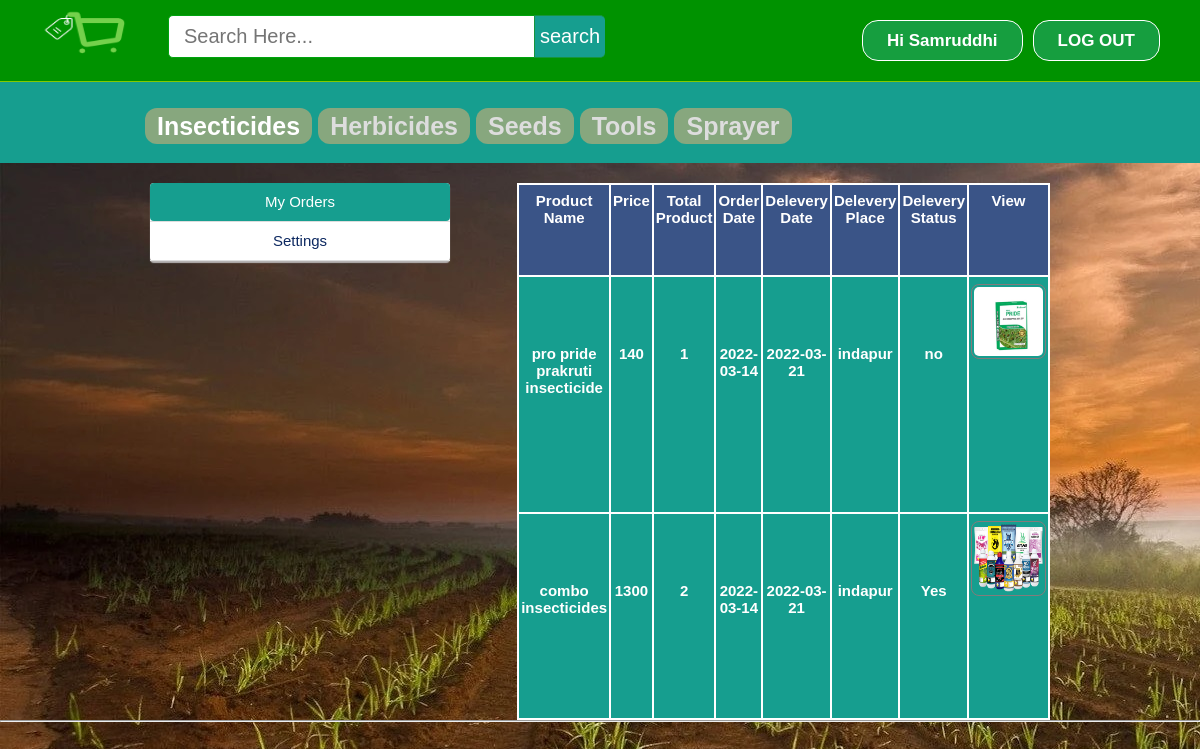
The page /profile.php?uid=1 (signed in) on the database its author committed.
### tables this page shows
CREATE TABLE `user` (
  `id` int(11) NOT NULL,
  `firstName` varchar(25) NOT NULL,
  `lastName` varchar(25) NOT NULL,
  `email` varchar(100) NOT NULL,
  `mobile` varchar(20) NOT NULL,
  `address` varchar(120) NOT NULL,
  `password` varchar(100) NOT NULL,
  `confirmCode` varchar(10) NOT NULL,
  `activation` varchar(10) NOT NULL DEFAULT 'no'
);

CREATE TABLE `orders` (
  `id` int(11) NOT NULL,
  `uid` int(11) NOT NULL,
  `pid` int(11) NOT NULL,
  `quantity` int(11) NOT NULL,
  `oplace` text NOT NULL,
  `mobile` varchar(15) NOT NULL,
  `dstatus` varchar(10) NOT NULL DEFAULT 'no',
  `odate` date NOT NULL,
  `ddate` date NOT NULL
);

CREATE TABLE `products` (
  `id` int(11) NOT NULL,
  `pName` varchar(100) NOT NULL,
  `price` int(11) NOT NULL,
  `description` text NOT NULL,
  `available` int(11) NOT NULL,
  `category` varchar(100) NOT NULL,
  `type` varchar(100) NOT NULL,
  `item` varchar(100) NOT NULL,
  `pCode` varchar(20) NOT NULL,
  `picture` text NOT NULL
);

### profile.php (the view, shortened to what this page needs)
<?php include("inc/connect.inc.php"); ?>
<?php
if (!isset($_SESSION['user_login'])) {
	header("location: login.php");
} else {
	$user = $_SESSION['user_login'];
	$result = mysqli_query($mysqlCon, "SELECT * FROM user WHERE id='$user'");
	$get_user_email = mysqli_fetch_assoc($result);
	$uname_db = $get_user_email['firstName'];
}
$search_value = "";
?>
<!DOCTYPE html>
<html>
<head>
	<link rel="stylesheet" type="text/css" href="css/style.css">
</head>
<body style="background-image: url(image/homebackgrndimg1.png);">
	<div class="homepageheader">
		<div class="signinButton loginButton">
			<div class="uiloginbutton signinButton loginButton" style="margin-right: 40px;">
				<?php
				if ($user != "") {
					echo '<a style="text-decoration: none; color: #fff;" href="logout.php">LOG OUT</a>';
				} else {
					echo '<a style="text-decoration: none; color: #fff;" href="signin.php">SIGN IN</a>';
				}
				?>
			</div>
			<div class="uiloginbutton signinButton loginButton">
				<?php
				if ($user != "") {
					echo '<a style="text-decoration: none; color: #fff;" href="profile.php?uid=' . $user . '">Hi ' . $uname_db . '</a>';
				} else {
					echo '<a style="text-decoration: none; color: #fff;" href="login.php">LOG IN</a>';
				}
				?>
			</div>
		</div>
		<div style="float: left; margin: 5px 0px 0px 23px;">
			<a href="index.php">
				<img style=" height: 75px; width: 130px;" src="image/ebuybdlogo.png">
			</a>
		</div>
		<div id="srcheader">
			<form id="newsearch" method="get" action="search.php">
				<?php
				echo '<input autocomplete="off" type="text" class="srctextinput" name="keywords" size="21" maxlength="120"  placeholder="Search Here..." value="' . $search_value . '"><input autocomplete="off" type="submit" value="search" class="srcbutton" >';
				?>
			</form>
		</div>
	</div>
	<div class="categolis">
		<table>
			<tr>
				<th><a href="category/insecticides.php" style="text-decoration: none;color: #fff;padding: 4px 12px;background-color: #87a77e;border-radius: 12px;">Insecticides</a></th>
				<th><a href="category/herbicides.php" style="text-decoration: none;color: #ddd;padding: 4px 12px;background-color: #87a77e;border-radius: 12px;">Herbicides</a></th>
				<th><a href="category/seeds.php" style="text-decoration: none;color: #ddd;padding: 4px 12px;background-color: #87a77e;border-radius: 12px;">Seeds</a></th>
				<th><a href="category/tools.php" style="text-decoration: none;color: #ddd;padding: 4px 12px;background-color: #87a77e;border-radius: 12px;">Tools</a></th>
				<th><a href="category/sprayer.php" style="text-decoration: none;color: #ddd;padding: 4px 12px;background-color: #87a77e;border-radius: 12px;">Sprayer</a></th>
			</tr>
		</table>
	</div>
	<div style="margin-top: 20px;">
		<div style="width: 900px; margin: 0 auto;">
			<ul>
				<li style="float: left;">
					<div class="settingsleftcontent">
						<ul>
							<ul>
								<li><?php echo '<a href="profile.php?uid=' . $user . '" style=" background-color: #169e8f; border-radius: 4px; color: #fff;" >My Orders</a>'; ?></li>
								<li><?php echo '<a href="settings.php?uid=' . $user . '" >Settings</a>'; ?></li>
							</ul>
						</ul>
					</div>
				</li>
				<li style="float: right; background-color: #fff;">
					<div>
						<div>
							<table class="rightsidemenu">
								<tr style="font-weight: bold;" colspan="10" bgcolor="#3A5487">
									<th>Product Name</th>
									<th>Price</th>
									<th>Total Product</th>
									<th>Order Date</th>
									<th>Delevery Date</th>
									<th>Delevery Place</th>
									<th>Delevery Status</th>
									<th>View</th>
								</tr>
								<tr>
									<?php include("inc/connect.inc.php");
									$query = "SELECT * FROM orders WHERE uid='$user' ORDER BY id DESC";
									$run = mysqli_query($mysqlCon, $query);
									while ($row = mysqli_fetch_assoc($run)) {
										$pid = $row['pid'];
										$quantity = $row['quantity'];
										$oplace = $row['oplace'];
										$odate = $row['odate'];
										$ddate = $row['ddate'];
										$dstatus = $row['dstatus'];
										$query1 = "SELECT * FROM products WHERE id='$pid'";
										$run1 = mysqli_query($mysqlCon, $query1);
										$row1 = mysqli_fetch_assoc($run1);
										$pId = $row1['id'];
										$pName = substr($row1['pName'], 0, 50);
										$price = $row1['price'];
										$picture = $row1['picture'];
										$item = $row1['item'];
										$category = $row1['category'];
									?>
										<th><?php echo $pName; ?></th>
										<th><?php echo $price; ?></th>
										<th><?php echo $quantity; ?></th>
										<th><?php echo $odate; ?></th>
										<th><?php echo $ddate; ?></th>
										<th><?php echo $oplace; ?></th>
										<th><?php echo $dstatus; ?></th>
										<th><?php echo '<div class="home-prodlist-img"><a href="' . $category . '/view_product.php?pid=' . $pId . '">
													<img src="image/product/' . $item . '/' . $picture . '" class="home-prodlist-imgi" style="height: 75px; width: 75px;">
													</a>
												</div>' ?></th>
								</tr>
							<?php } ?>
							</table>
						</div>
					</div>
				</li>
			</ul>
		</div>
	</div>
	<hr>
</body>
</html>

### css/style.css (style rules this page uses)
html, body, div, span, applet, object, iframe, h1, h2, h3, h4, h5, h6, p, blockquote, pre, a, abbr, acronym, address, big, cite, code, del, dfn, em, img, ins, kbd, q, s, samp, small, strike, strong, sub, sup, tt, var, b, u, i, center, dl, dt, dd, ol, ul, li, fieldset, form, label, legend, table, caption, tbody, tfoot, thead, tr, th, td, article, aside, canvas, details, embed, figure, figcaption, footer, header, hgroup, menu, nav, output, ruby, section, summary, time, mark, audio, video { margin: 0; padding: 0; border: 0; font: inherit; vertical-align: baseline; box-sizing: border-box; }
body { line-height: normal; }
ol, ul { list-style: none; }
table { border-collapse: collapse; border-spacing: 0; }
* { margin: 0px; padding: 0px; }
body, button, input, label, select, td, textarea { font-family: Arial, Helvetica, tahoma,verdana,arial,sans-serif; font-size: 12px; }
body { width: 100%; position: relative; background-color: #ffffff; min-width: 1080px; }
.homepageheader { position: fixed; height: 82px; width: 100%; min-width: 980px; border-bottom: 1px solid #82c900; margin: 0px; background-image: initial; background-position-x: initial; background-position-y: initial; background-size: initial; background-repeat-x: initial; background-repeat-y: initial; background-attachment: initial; background-origin: initial; background-clip: initial; background-color: rgb(0, 146, 0); }
.loginButton .signinButton { color: #FFFFFF; background: #169e3f; border: 1px solid #FFFFFF; cursor: pointer; display: inline-block; font-weight: bold; line-height: 15px; padding: 12px 24px; border-radius: 16px; text-align: center; text-decoration: none; float: right; margin: 20px 0px 0px 10px; font-size: 17px; }
#newsearch { float:left; padding:15px; }
.srctextinput { margin: 0px; padding: 9px 15px; font-family: Arial, Helvetica, sans-serif; font-size:20px; border:1px solid #00a30e; border-right:0px; border-top-left-radius: 5px 5px; border-bottom-left-radius: 5px 5px; width: 335px; }
.srcbutton { margin: 0; padding: 9px 5px; font-family: Arial, Helvetica, sans-serif; font-size:20px; outline: none; cursor: pointer; text-align: center; text-decoration: none; color: #ffffff; border: solid 1px #16943c; border-right:0px; background: #169E8F; border-top-right-radius: 5px 5px; border-bottom-right-radius: 5px 5px; }
.home-prodlist-imgi { height: 350px; width: 300px; padding: 2px; border: 1px solid #847b7b; border-radius: 8px; }
.categolis { line-height: 1.3; font-weight: bold; color: #fff; padding: 110px 20px 20px 145px; background-color: #169e8f; text-align: center; font-size: 25px; }
.categolis table tbody tr th { padding: 0px 6px 0px 0px; }
.rightsidemenu { float: right; text-align: center; width: 100%; margin: 0px; background-color: #169e8f; font-size: 15px; color: #fff; font-weight: bold; height: 537px; overflow: auto; }
.rightsidemenu th { margin-top: 5px; border: 2px solid; padding: 7px 2px; width: 10px; }
.settingsleftcontent { width: 300px; color: #7C7979; line-height: 1.2; padding: 0; text-align: justify; background-color: #FFFFFF; -webkit-box-shadow: 0 2px 1px 0 #B5B2B2; box-shadow: 0 2px 1px 0 #B5B2B2; border-radius: 4px; }
.settingsleftcontent ul { list-style: none; }
.settingsleftcontent ul li { list-style: none; border-bottom: 1px solid #ddd; text-align: center; }
.settingsleftcontent ul li a { clear: both; cursor: pointer; display: block; font-size: 15px; font-weight: normal; float: none; line-height: 18px; margin: 0; padding: 10px 20px; text-shadow: none; white-space: nowrap; color: #0C2860; text-decoration: none; text-align: center; }

### rows shown on the page
user: firstName "Samruddhi"
orders: products.pName "pro pride prakruti insecticide", products.price "140", quantity "1", odate "2022-03-14", ddate "2022-03-21", oplace "indapur", dstatus "no", products.item+picture (picture)
orders: products.pName "combo insecticides", products.price "1300", quantity "2", odate "2022-03-14", ddate "2022-03-21", oplace "indapur", dstatus "Yes", products.item+picture (picture)
